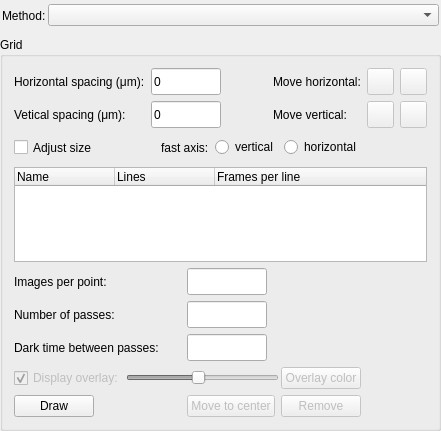
<?xml version="1.0" encoding="UTF-8"?>
<ui version="4.0">
 <class>AdvancedMethodsWidgetLayout</class>
 <widget class="QWidget" name="AdvancedMethodsWidgetLayout">
  <property name="geometry">
   <rect>
    <x>0</x>
    <y>0</y>
    <width>441</width>
    <height>431</height>
   </rect>
  </property>
  <property name="sizePolicy">
   <sizepolicy hsizetype="Minimum" vsizetype="Minimum">
    <horstretch>0</horstretch>
    <verstretch>0</verstretch>
   </sizepolicy>
  </property>
  <property name="maximumSize">
   <size>
    <width>32767</width>
    <height>32767</height>
   </size>
  </property>
  <property name="windowTitle">
   <string>Advanced methods</string>
  </property>
  <layout class="QVBoxLayout" name="verticalLayout_3">
   <property name="spacing">
    <number>0</number>
   </property>
   <property name="margin">
    <number>0</number>
   </property>
   <item>
    <layout class="QVBoxLayout" name="verticalLayout_2">
     <item>
      <layout class="QHBoxLayout" name="horizontalLayout">
       <property name="spacing">
        <number>2</number>
       </property>
       <property name="margin">
        <number>2</number>
       </property>
       <item>
        <widget class="QLabel" name="method_type_label">
         <property name="minimumSize">
          <size>
           <width>0</width>
           <height>27</height>
          </size>
         </property>
         <property name="text">
          <string>Method:</string>
         </property>
         <property name="wordWrap">
          <bool>false</bool>
         </property>
        </widget>
       </item>
       <item>
        <widget class="QComboBox" name="method_combo">
         <property name="sizePolicy">
          <sizepolicy hsizetype="Expanding" vsizetype="Fixed">
           <horstretch>0</horstretch>
           <verstretch>0</verstretch>
          </sizepolicy>
         </property>
         <property name="minimumSize">
          <size>
           <width>270</width>
           <height>0</height>
          </size>
         </property>
         <property name="maximumSize">
          <size>
           <width>32767</width>
           <height>16777215</height>
          </size>
         </property>
        </widget>
       </item>
      </layout>
     </item>
     <item>
      <widget class="QGroupBox" name="grid_gbox">
       <property name="title">
        <string>Grid</string>
       </property>
       <layout class="QGridLayout" name="gridLayout">
        <item row="0" column="0">
         <widget class="QLabel" name="hor_spacing_label">
          <property name="minimumSize">
           <size>
            <width>0</width>
            <height>27</height>
           </size>
          </property>
          <property name="maximumSize">
           <size>
            <width>180</width>
            <height>27</height>
           </size>
          </property>
          <property name="text">
           <string>Horizontal spacing (μm):</string>
          </property>
         </widget>
        </item>
        <item row="0" column="1">
         <widget class="QLineEdit" name="hor_spacing_ledit">
          <property name="minimumSize">
           <size>
            <width>0</width>
            <height>27</height>
           </size>
          </property>
          <property name="maximumSize">
           <size>
            <width>70</width>
            <height>27</height>
           </size>
          </property>
          <property name="text">
           <string>0</string>
          </property>
         </widget>
        </item>
        <item row="0" column="2">
         <spacer name="horizontalSpacer">
          <property name="orientation">
           <enum>Qt::Horizontal</enum>
          </property>
          <property name="sizeHint" stdset="0">
           <size>
            <width>5</width>
            <height>20</height>
           </size>
          </property>
         </spacer>
        </item>
        <item row="0" column="3">
         <widget class="QLabel" name="move_hor_label">
          <property name="text">
           <string>Move horizontal:</string>
          </property>
         </widget>
        </item>
        <item row="0" column="4">
         <widget class="QPushButton" name="move_left_button">
          <property name="enabled">
           <bool>false</bool>
          </property>
          <property name="maximumSize">
           <size>
            <width>27</width>
            <height>27</height>
           </size>
          </property>
          <property name="text">
           <string/>
          </property>
          <property name="icon">
           <iconset>
            <normaloff>../../../../../../../../home/experiences/proxima2a/Icons/Left2.png</normaloff>../../../../../../../../home/experiences/proxima2a/Icons/Left2.png</iconset>
          </property>
         </widget>
        </item>
        <item row="0" column="5">
         <widget class="QPushButton" name="move_right_button">
          <property name="enabled">
           <bool>false</bool>
          </property>
          <property name="maximumSize">
           <size>
            <width>27</width>
            <height>27</height>
           </size>
          </property>
          <property name="text">
           <string/>
          </property>
          <property name="icon">
           <iconset>
            <normaloff>../../../../../../../../home/experiences/proxima2a/Icons/Right2.png</normaloff>../../../../../../../../home/experiences/proxima2a/Icons/Right2.png</iconset>
          </property>
         </widget>
        </item>
        <item row="1" column="0">
         <widget class="QLabel" name="ver_spacing_label_2">
          <property name="minimumSize">
           <size>
            <width>0</width>
            <height>26</height>
           </size>
          </property>
          <property name="maximumSize">
           <size>
            <width>180</width>
            <height>27</height>
           </size>
          </property>
          <property name="text">
           <string>Vetical spacing (μm):</string>
          </property>
         </widget>
        </item>
        <item row="1" column="1">
         <widget class="QLineEdit" name="ver_spacing_ledit">
          <property name="minimumSize">
           <size>
            <width>0</width>
            <height>27</height>
           </size>
          </property>
          <property name="maximumSize">
           <size>
            <width>70</width>
            <height>27</height>
           </size>
          </property>
          <property name="text">
           <string>0</string>
          </property>
         </widget>
        </item>
        <item row="1" column="2">
         <spacer name="horizontalSpacer_3">
          <property name="orientation">
           <enum>Qt::Horizontal</enum>
          </property>
          <property name="sizeHint" stdset="0">
           <size>
            <width>5</width>
            <height>20</height>
           </size>
          </property>
         </spacer>
        </item>
        <item row="1" column="3">
         <widget class="QLabel" name="move_ver_label">
          <property name="text">
           <string>Move vertical:</string>
          </property>
         </widget>
        </item>
        <item row="1" column="4">
         <widget class="QPushButton" name="move_up_button">
          <property name="enabled">
           <bool>false</bool>
          </property>
          <property name="maximumSize">
           <size>
            <width>27</width>
            <height>27</height>
           </size>
          </property>
          <property name="text">
           <string/>
          </property>
          <property name="icon">
           <iconset>
            <normaloff>../../../../../../../../home/experiences/proxima2a/Icons/Up2.png</normaloff>../../../../../../../../home/experiences/proxima2a/Icons/Up2.png</iconset>
          </property>
         </widget>
        </item>
        <item row="1" column="5">
         <widget class="QPushButton" name="move_down_button">
          <property name="enabled">
           <bool>false</bool>
          </property>
          <property name="maximumSize">
           <size>
            <width>27</width>
            <height>27</height>
           </size>
          </property>
          <property name="text">
           <string/>
          </property>
          <property name="icon">
           <iconset>
            <normaloff>../../../../../../../../home/experiences/proxima2a/Icons/Down2.png</normaloff>../../../../../../../../home/experiences/proxima2a/Icons/Down2.png</iconset>
          </property>
         </widget>
        </item>
        <item row="2" column="0" colspan="4">
         <layout class="QHBoxLayout" name="horizontalLayout_7">
          <item>
           <widget class="QCheckBox" name="adjust_size_cbox">
            <property name="minimumSize">
             <size>
              <width>0</width>
              <height>27</height>
             </size>
            </property>
            <property name="maximumSize">
             <size>
              <width>16777215</width>
              <height>27</height>
             </size>
            </property>
            <property name="text">
             <string>Adjust size</string>
            </property>
            <property name="checked">
             <bool>false</bool>
            </property>
           </widget>
          </item>
          <item>
           <spacer name="horizontalSpacer_4">
            <property name="orientation">
             <enum>Qt::Horizontal</enum>
            </property>
            <property name="sizeHint" stdset="0">
             <size>
              <width>40</width>
              <height>20</height>
             </size>
            </property>
           </spacer>
          </item>
          <item>
           <layout class="QHBoxLayout" name="horizontalLayout_6">
            <item>
             <widget class="QLabel" name="fast_axis_label">
              <property name="text">
               <string>fast axis:</string>
              </property>
             </widget>
            </item>
            <item>
             <widget class="QRadioButton" name="vertical_radio_button">
              <property name="text">
               <string>vertical</string>
              </property>
             </widget>
            </item>
            <item>
             <widget class="QRadioButton" name="horizontal_radio_button">
              <property name="text">
               <string>horizontal</string>
              </property>
             </widget>
            </item>
           </layout>
          </item>
         </layout>
        </item>
        <item row="3" column="0" colspan="6">
         <widget class="QTreeWidget" name="grid_treewidget">
          <property name="maximumSize">
           <size>
            <width>16777215</width>
            <height>100</height>
           </size>
          </property>
          <property name="font">
           <font>
            <pointsize>9</pointsize>
            <weight>50</weight>
            <italic>false</italic>
            <bold>false</bold>
           </font>
          </property>
          <property name="rootIsDecorated">
           <bool>false</bool>
          </property>
          <column>
           <property name="text">
            <string>Name</string>
           </property>
          </column>
          <column>
           <property name="text">
            <string>Lines</string>
           </property>
          </column>
          <column>
           <property name="text">
            <string>Frames per line</string>
           </property>
          </column>
         </widget>
        </item>
        <item row="4" column="0" colspan="3">
         <layout class="QGridLayout" name="gridLayout_2">
          <item row="0" column="0">
           <layout class="QHBoxLayout" name="horizontalLayout_3">
            <item>
             <widget class="QLabel" name="nimages_per_point_label">
              <property name="text">
               <string>Images per point:</string>
              </property>
             </widget>
            </item>
            <item>
             <widget class="QLineEdit" name="nimages_per_point_ledit">
              <property name="minimumSize">
               <size>
                <width>80</width>
                <height>27</height>
               </size>
              </property>
              <property name="maximumSize">
               <size>
                <width>80</width>
                <height>27</height>
               </size>
              </property>
              <property name="toolTip">
               <string>Number of images per grid point</string>
              </property>
             </widget>
            </item>
           </layout>
          </item>
          <item row="1" column="0">
           <layout class="QHBoxLayout" name="horizontalLayout_4">
            <item>
             <widget class="QLabel" name="npasses_label">
              <property name="text">
               <string>Number of passes:</string>
              </property>
             </widget>
            </item>
            <item>
             <widget class="QLineEdit" name="npasses_ledit">
              <property name="minimumSize">
               <size>
                <width>80</width>
                <height>27</height>
               </size>
              </property>
              <property name="maximumSize">
               <size>
                <width>80</width>
                <height>27</height>
               </size>
              </property>
              <property name="toolTip">
               <string>Number of passes</string>
              </property>
             </widget>
            </item>
           </layout>
          </item>
          <item row="2" column="0">
           <layout class="QHBoxLayout" name="horizontalLayout_5">
            <item>
             <widget class="QLabel" name="dark_time_between_passes_label">
              <property name="text">
               <string>Dark time between passes:</string>
              </property>
             </widget>
            </item>
            <item>
             <widget class="QLineEdit" name="dark_time_between_passes_ledit">
              <property name="minimumSize">
               <size>
                <width>80</width>
                <height>27</height>
               </size>
              </property>
              <property name="maximumSize">
               <size>
                <width>80</width>
                <height>27</height>
               </size>
              </property>
              <property name="toolTip">
               <string>dark time between passes</string>
              </property>
             </widget>
            </item>
           </layout>
          </item>
         </layout>
        </item>
        <item row="5" column="0" colspan="4">
         <layout class="QHBoxLayout" name="horizontalLayout_2">
          <property name="spacing">
           <number>2</number>
          </property>
          <property name="leftMargin">
           <number>0</number>
          </property>
          <property name="topMargin">
           <number>0</number>
          </property>
          <item>
           <widget class="QCheckBox" name="overlay_cbox">
            <property name="enabled">
             <bool>false</bool>
            </property>
            <property name="sizePolicy">
             <sizepolicy hsizetype="Preferred" vsizetype="Preferred">
              <horstretch>0</horstretch>
              <verstretch>0</verstretch>
             </sizepolicy>
            </property>
            <property name="maximumSize">
             <size>
              <width>130</width>
              <height>16777215</height>
             </size>
            </property>
            <property name="text">
             <string>Display overlay:</string>
            </property>
            <property name="checked">
             <bool>true</bool>
            </property>
           </widget>
          </item>
          <item>
           <widget class="QSlider" name="overlay_slider">
            <property name="enabled">
             <bool>false</bool>
            </property>
            <property name="maximum">
             <number>255</number>
            </property>
            <property name="value">
             <number>120</number>
            </property>
            <property name="orientation">
             <enum>Qt::Horizontal</enum>
            </property>
           </widget>
          </item>
          <item>
           <widget class="QPushButton" name="overlay_color_button">
            <property name="enabled">
             <bool>false</bool>
            </property>
            <property name="text">
             <string>Overlay color</string>
            </property>
           </widget>
          </item>
         </layout>
        </item>
        <item row="6" column="0" colspan="4">
         <layout class="QHBoxLayout" name="buttons_hlayout">
          <property name="leftMargin">
           <number>0</number>
          </property>
          <property name="topMargin">
           <number>0</number>
          </property>
          <item>
           <widget class="QPushButton" name="draw_grid_button">
            <property name="text">
             <string>Draw</string>
            </property>
            <property name="icon">
             <iconset>
              <normaloff>../../../../../../../../home/experiences/proxima2a/Icons/Grid.png</normaloff>../../../../../../../../home/experiences/proxima2a/Icons/Grid.png</iconset>
            </property>
           </widget>
          </item>
          <item>
           <spacer name="horizontalSpacer_2">
            <property name="orientation">
             <enum>Qt::Horizontal</enum>
            </property>
            <property name="sizeHint" stdset="0">
             <size>
              <width>40</width>
              <height>20</height>
             </size>
            </property>
           </spacer>
          </item>
          <item>
           <widget class="QPushButton" name="move_to_grid_button">
            <property name="enabled">
             <bool>false</bool>
            </property>
            <property name="sizePolicy">
             <sizepolicy hsizetype="Fixed" vsizetype="Fixed">
              <horstretch>0</horstretch>
              <verstretch>0</verstretch>
             </sizepolicy>
            </property>
            <property name="minimumSize">
             <size>
              <width>0</width>
              <height>0</height>
             </size>
            </property>
            <property name="maximumSize">
             <size>
              <width>16777215</width>
              <height>16777215</height>
             </size>
            </property>
            <property name="text">
             <string>Move to center</string>
            </property>
           </widget>
          </item>
          <item>
           <widget class="QPushButton" name="remove_grid_button">
            <property name="enabled">
             <bool>false</bool>
            </property>
            <property name="text">
             <string>Remove</string>
            </property>
           </widget>
          </item>
         </layout>
        </item>
       </layout>
      </widget>
     </item>
    </layout>
   </item>
  </layout>
 </widget>
 <layoutdefault spacing="6" margin="11"/>
 <pixmapfunction>qPixmapFromMimeSource</pixmapfunction>
 <resources/>
 <connections>
  <connection>
   <sender>overlay_cbox</sender>
   <signal>toggled(bool)</signal>
   <receiver>overlay_slider</receiver>
   <slot>setEnabled(bool)</slot>
   <hints>
    <hint type="sourcelabel">
     <x>42</x>
     <y>295</y>
    </hint>
    <hint type="destinationlabel">
     <x>184</x>
     <y>299</y>
    </hint>
   </hints>
  </connection>
  <connection>
   <sender>vertical_radio_button</sender>
   <signal>toggled(bool)</signal>
   <receiver>horizontal_radio_button</receiver>
   <slot>raise()</slot>
   <hints>
    <hint type="sourcelabel">
     <x>304</x>
     <y>141</y>
    </hint>
    <hint type="destinationlabel">
     <x>401</x>
     <y>141</y>
    </hint>
   </hints>
  </connection>
 </connections>
</ui>
